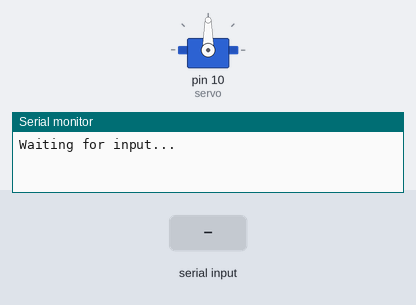
This sketch was run on a simulated Arduino Uno, built with avr-gcc and run on an emulated ATmega328P. On the bench: servo, the last lines printed to the serial monitor. The test bench sets the inputs (shaded band).

Above: at 1.2 s.
1.3 s: "90,45\n" received over Serial
At 2.0 s:
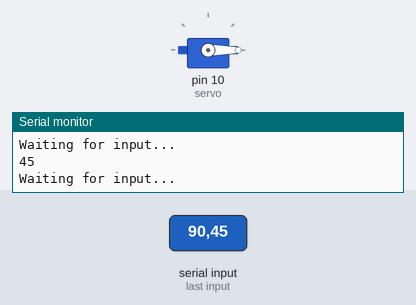
Timing chart, 0 to 4.3 s (numbered marks = the images above; inputs shaded):
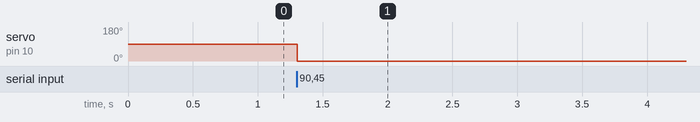

The sketch:

AF_servo_test.ino
```cpp
#include <Servo.h>
Servo servo;

void setup() {
  // put your setup code here, to run once:
  Serial.begin(9600);
  while(!Serial);
  servo.attach(10);
}
int a;
void loop() {
  // put your main code here, to run repeatedly:
  Serial.println("Waiting for input...");
  do{
    a = Serial.parseInt();
    }while(a==0);

  Serial.println(a);
  servo.writeMicroseconds(a);
//  servo.write(100);
//  delay(2000);
//  servo.writeMicroseconds(2000);
//  delay(1000);


}
```

Measured:
- after the input at 1.3 s, servo on pin 10 (servo): 90° → 0° at once
